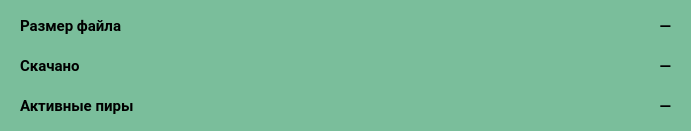
  <widget class="QFrame" name="statFrame">
   <property name="geometry">
    <rect>
     <x>50</x>
     <y>200</y>
     <width>691</width>
     <height>131</height>
    </rect>
   </property>
   <property name="palette">
    <palette>
     <active>
      <colorrole role="WindowText">
       <brush brushstyle="SolidPattern">
        <color alpha="255">
         <red>246</red>
         <green>239</green>
         <blue>219</blue>
        </color>
       </brush>
      </colorrole>
      <colorrole role="Button">
       <brush brushstyle="SolidPattern">
        <color alpha="255">
         <red>122</red>
         <green>190</green>
         <blue>155</blue>
        </color>
       </brush>
      </colorrole>
      <colorrole role="Text">
       <brush brushstyle="SolidPattern">
        <color alpha="255">
         <red>246</red>
         <green>239</green>
         <blue>219</blue>
        </color>
       </brush>
      </colorrole>
      <colorrole role="ButtonText">
       <brush brushstyle="SolidPattern">
        <color alpha="255">
         <red>246</red>
         <green>239</green>
         <blue>219</blue>
        </color>
       </brush>
      </colorrole>
      <colorrole role="Base">
       <brush brushstyle="SolidPattern">
        <color alpha="255">
         <red>122</red>
         <green>190</green>
         <blue>155</blue>
        </color>
       </brush>
      </colorrole>
      <colorrole role="Window">
       <brush brushstyle="SolidPattern">
        <color alpha="255">
         <red>122</red>
         <green>190</green>
         <blue>155</blue>
        </color>
       </brush>
      </colorrole>
      <colorrole role="PlaceholderText">
       <brush brushstyle="SolidPattern">
        <color alpha="128">
         <red>122</red>
         <green>190</green>
         <blue>155</blue>
        </color>
       </brush>
      </colorrole>
     </active>
     <inactive>
      <colorrole role="WindowText">
       <brush brushstyle="SolidPattern">
        <color alpha="255">
         <red>246</red>
         <green>239</green>
         <blue>219</blue>
        </color>
       </brush>
      </colorrole>
      <colorrole role="Button">
       <brush brushstyle="SolidPattern">
        <color alpha="255">
         <red>122</red>
         <green>190</green>
         <blue>155</blue>
        </color>
       </brush>
      </colorrole>
      <colorrole role="Text">
       <brush brushstyle="SolidPattern">
        <color alpha="255">
         <red>246</red>
         <green>239</green>
         <blue>219</blue>
        </color>
       </brush>
      </colorrole>
      <colorrole role="ButtonText">
       <brush brushstyle="SolidPattern">
        <color alpha="255">
         <red>246</red>
         <green>239</green>
         <blue>219</blue>
        </color>
       </brush>
      </colorrole>
      <colorrole role="Base">
       <brush brushstyle="SolidPattern">
        <color alpha="255">
         <red>122</red>
         <green>190</green>
         <blue>155</blue>
        </color>
       </brush>
      </colorrole>
      <colorrole role="Window">
       <brush brushstyle="SolidPattern">
        <color alpha="255">
         <red>122</red>
         <green>190</green>
         <blue>155</blue>
        </color>
       </brush>
      </colorrole>
      <colorrole role="PlaceholderText">
       <brush brushstyle="SolidPattern">
        <color alpha="128">
         <red>122</red>
         <green>190</green>
         <blue>155</blue>
        </color>
       </brush>
      </colorrole>
     </inactive>
     <disabled>
      <colorrole role="WindowText">
       <brush brushstyle="SolidPattern">
        <color alpha="255">
         <red>246</red>
         <green>239</green>
         <blue>219</blue>
        </color>
       </brush>
      </colorrole>
      <colorrole role="Button">
       <brush brushstyle="SolidPattern">
        <color alpha="255">
         <red>122</red>
         <green>190</green>
         <blue>155</blue>
        </color>
       </brush>
      </colorrole>
      <colorrole role="Text">
       <brush brushstyle="SolidPattern">
        <color alpha="255">
         <red>246</red>
         <green>239</green>
         <blue>219</blue>
        </color>
       </brush>
      </colorrole>
      <colorrole role="ButtonText">
       <brush brushstyle="SolidPattern">
        <color alpha="255">
         <red>246</red>
         <green>239</green>
         <blue>219</blue>
        </color>
       </brush>
      </colorrole>
      <colorrole role="Base">
       <brush brushstyle="SolidPattern">
        <color alpha="255">
         <red>122</red>
         <green>190</green>
         <blue>155</blue>
        </color>
       </brush>
      </colorrole>
      <colorrole role="Window">
       <brush brushstyle="SolidPattern">
        <color alpha="255">
         <red>122</red>
         <green>190</green>
         <blue>155</blue>
        </color>
       </brush>
      </colorrole>
      <colorrole role="PlaceholderText">
       <brush brushstyle="SolidPattern">
        <color alpha="128">
         <red>122</red>
         <green>190</green>
         <blue>155</blue>
        </color>
       </brush>
      </colorrole>
     </disabled>
    </palette>
   </property>
   <property name="styleSheet">
    <string notr="true">background-color: rgb(122, 190, 155);
border-radius: 15px;</string>
   </property>
   <property name="frameShape">
    <enum>QFrame::StyledPanel</enum>
   </property>
   <property name="frameShadow">
    <enum>QFrame::Raised</enum>
   </property>
   <widget class="QLabel" name="label_5">
    <property name="geometry">
     <rect>
      <x>360</x>
      <y>80</y>
      <width>151</width>
      <height>41</height>
     </rect>
    </property>
    <property name="font">
     <font>
      <pointsize>11</pointsize>
      <weight>75</weight>
      <bold>true</bold>
     </font>
    </property>
    <property name="text">
     <string/>
    </property>
   </widget>
   <widget class="QLabel" name="totalSizeL">
    <property name="geometry">
     <rect>
      <x>250</x>
      <y>10</y>
      <width>421</width>
      <height>31</height>
     </rect>
    </property>
    <property name="font">
     <font>
      <family>Roboto</family>
      <pointsize>11</pointsize>
      <weight>75</weight>
      <bold>true</bold>
     </font>
    </property>
    <property name="lineWidth">
     <number>5</number>
    </property>
    <property name="text">
     <string>—</string>
    </property>
    <property name="textFormat">
     <enum>Qt::AutoText</enum>
    </property>
    <property name="alignment">
     <set>Qt::AlignRight|Qt::AlignTrailing|Qt::AlignVCenter</set>
    </property>
   </widget>
   <widget class="QLabel" name="label_6">
    <property name="geometry">
     <rect>
      <x>20</x>
      <y>10</y>
      <width>141</width>
      <height>31</height>
     </rect>
    </property>
    <property name="font">
     <font>
      <family>Roboto</family>
      <pointsize>11</pointsize>
      <weight>75</weight>
      <bold>true</bold>
     </font>
    </property>
    <property name="lineWidth">
     <number>5</number>
    </property>
    <property name="text">
     <string>Размер файла</string>
    </property>
    <property name="textFormat">
     <enum>Qt::AutoText</enum>
    </property>
   </widget>
   <widget class="QLabel" name="label_7">
    <property name="geometry">
     <rect>
      <x>20</x>
      <y>50</y>
      <width>141</width>
      <height>31</height>
     </rect>
    </property>
    <property name="font">
     <font>
      <family>Roboto</family>
      <pointsize>11</pointsize>
      <weight>75</weight>
      <bold>true</bold>
     </font>
    </property>
    <property name="lineWidth">
     <number>5</number>
    </property>
    <property name="text">
     <string>Скачано</string>
    </property>
    <property name="textFormat">
     <enum>Qt::AutoText</enum>
    </property>
   </widget>
   <widget class="QLabel" name="label_8">
    <property name="geometry">
     <rect>
      <x>20</x>
      <y>90</y>
      <width>151</width>
      <height>31</height>
     </rect>
    </property>
    <property name="font">
     <font>
      <family>Roboto</family>
      <pointsize>11</pointsize>
      <weight>75</weight>
      <bold>true</bold>
     </font>
    </property>
    <property name="lineWidth">
     <number>5</number>
    </property>
    <property name="text">
     <string>Активные пиры</string>
    </property>
    <property name="textFormat">
     <enum>Qt::AutoText</enum>
    </property>
   </widget>
   <widget class="QLabel" name="loadSizeL">
    <property name="geometry">
     <rect>
      <x>250</x>
      <y>50</y>
      <width>421</width>
      <height>31</height>
     </rect>
    </property>
    <property name="font">
     <font>
      <family>Roboto</family>
      <pointsize>11</pointsize>
      <weight>75</weight>
      <bold>true</bold>
     </font>
    </property>
    <property name="lineWidth">
     <number>5</number>
    </property>
    <property name="text">
     <string>—</string>
    </property>
    <property name="textFormat">
     <enum>Qt::AutoText</enum>
    </property>
    <property name="alignment">
     <set>Qt::AlignRight|Qt::AlignTrailing|Qt::AlignVCenter</set>
    </property>
   </widget>
   <widget class="QLabel" name="peerNL">
    <property name="geometry">
     <rect>
      <x>250</x>
      <y>90</y>
      <width>421</width>
      <height>31</height>
     </rect>
    </property>
    <property name="font">
     <font>
      <family>Roboto</family>
      <pointsize>11</pointsize>
      <weight>75</weight>
      <bold>true</bold>
     </font>
    </property>
    <property name="lineWidth">
     <number>5</number>
    </property>
    <property name="text">
     <string>—</string>
    </property>
    <property name="textFormat">
     <enum>Qt::AutoText</enum>
    </property>
    <property name="alignment">
     <set>Qt::AlignRight|Qt::AlignTrailing|Qt::AlignVCenter</set>
    </property>
   </widget>
  </widget>
